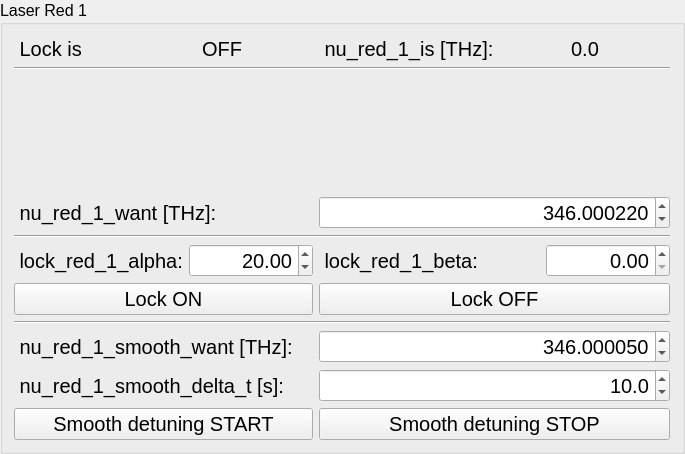
           <widget class="QGroupBox" name="groupBox_3">
            <property name="font">
             <font>
              <pointsize>12</pointsize>
             </font>
            </property>
            <property name="title">
             <string>Laser Red 1</string>
            </property>
            <layout class="QVBoxLayout" name="verticalLayout_4">
             <item>
              <layout class="QGridLayout" name="gridLayout_4">
               <item row="11" column="0" colspan="4">
                <widget class="QLabel" name="label_19">
                 <property name="font">
                  <font>
                   <pointsize>15</pointsize>
                  </font>
                 </property>
                 <property name="text">
                  <string> nu_red_1_smooth_want [THz]:</string>
                 </property>
                </widget>
               </item>
               <item row="0" column="4">
                <spacer name="horizontalSpacer_23">
                 <property name="orientation">
                  <enum>Qt::Horizontal</enum>
                 </property>
                 <property name="sizeHint" stdset="0">
                  <size>
                   <width>40</width>
                   <height>1</height>
                  </size>
                 </property>
                </spacer>
               </item>
               <item row="0" column="7">
                <spacer name="horizontalSpacer_20">
                 <property name="orientation">
                  <enum>Qt::Horizontal</enum>
                 </property>
                 <property name="sizeHint" stdset="0">
                  <size>
                   <width>40</width>
                   <height>1</height>
                  </size>
                 </property>
                </spacer>
               </item>
               <item row="0" column="5">
                <spacer name="horizontalSpacer_22">
                 <property name="orientation">
                  <enum>Qt::Horizontal</enum>
                 </property>
                 <property name="sizeHint" stdset="0">
                  <size>
                   <width>40</width>
                   <height>1</height>
                  </size>
                 </property>
                </spacer>
               </item>
               <item row="0" column="6">
                <spacer name="horizontalSpacer_21">
                 <property name="orientation">
                  <enum>Qt::Horizontal</enum>
                 </property>
                 <property name="sizeHint" stdset="0">
                  <size>
                   <width>40</width>
                   <height>1</height>
                  </size>
                 </property>
                </spacer>
               </item>
               <item row="7" column="0" colspan="8">
                <widget class="Line" name="line_10">
                 <property name="orientation">
                  <enum>Qt::Horizontal</enum>
                 </property>
                </widget>
               </item>
               <item row="1" column="0" colspan="2">
                <widget class="QLabel" name="label_13">
                 <property name="font">
                  <font>
                   <pointsize>15</pointsize>
                  </font>
                 </property>
                 <property name="text">
                  <string> Lock is </string>
                 </property>
                </widget>
               </item>
               <item row="5" column="8">
                <spacer name="verticalSpacer_11">
                 <property name="orientation">
                  <enum>Qt::Vertical</enum>
                 </property>
                 <property name="sizeHint" stdset="0">
                  <size>
                   <width>1</width>
                   <height>40</height>
                  </size>
                 </property>
                </spacer>
               </item>
               <item row="6" column="0" colspan="4">
                <widget class="QLabel" name="label_15">
                 <property name="font">
                  <font>
                   <pointsize>15</pointsize>
                  </font>
                 </property>
                 <property name="text">
                  <string> nu_red_1_want [THz]:</string>
                 </property>
                </widget>
               </item>
               <item row="0" column="0">
                <spacer name="horizontalSpacer_27">
                 <property name="orientation">
                  <enum>Qt::Horizontal</enum>
                 </property>
                 <property name="sizeHint" stdset="0">
                  <size>
                   <width>40</width>
                   <height>1</height>
                  </size>
                 </property>
                </spacer>
               </item>
               <item row="9" column="0" colspan="4">
                <widget class="QPushButton" name="pushButton_lock_laser_red_1_on">
                 <property name="font">
                  <font>
                   <pointsize>15</pointsize>
                  </font>
                 </property>
                 <property name="text">
                  <string>Lock ON</string>
                 </property>
                </widget>
               </item>
               <item row="8" column="0" colspan="3">
                <widget class="QLabel" name="label_18">
                 <property name="font">
                  <font>
                   <pointsize>15</pointsize>
                  </font>
                 </property>
                 <property name="text">
                  <string> lock_red_1_alpha:</string>
                 </property>
                </widget>
               </item>
               <item row="0" column="2">
                <spacer name="horizontalSpacer_25">
                 <property name="orientation">
                  <enum>Qt::Horizontal</enum>
                 </property>
                 <property name="sizeHint" stdset="0">
                  <size>
                   <width>40</width>
                   <height>1</height>
                  </size>
                 </property>
                </spacer>
               </item>
               <item row="0" column="1">
                <spacer name="horizontalSpacer_26">
                 <property name="orientation">
                  <enum>Qt::Horizontal</enum>
                 </property>
                 <property name="sizeHint" stdset="0">
                  <size>
                   <width>40</width>
                   <height>1</height>
                  </size>
                 </property>
                </spacer>
               </item>
               <item row="3" column="0" rowspan="3" colspan="8">
                <layout class="QVBoxLayout" name="verticalLayout_nu_laser_red_1"/>
               </item>
               <item row="4" column="8">
                <spacer name="verticalSpacer_10">
                 <property name="orientation">
                  <enum>Qt::Vertical</enum>
                 </property>
                 <property name="sizeHint" stdset="0">
                  <size>
                   <width>1</width>
                   <height>40</height>
                  </size>
                 </property>
                </spacer>
               </item>
               <item row="12" column="0" colspan="4">
                <widget class="QLabel" name="label_20">
                 <property name="font">
                  <font>
                   <pointsize>15</pointsize>
                  </font>
                 </property>
                 <property name="text">
                  <string> nu_red_1_smooth_delta_t [s]:</string>
                 </property>
                </widget>
               </item>
               <item row="3" column="8">
                <spacer name="verticalSpacer_9">
                 <property name="orientation">
                  <enum>Qt::Vertical</enum>
                 </property>
                 <property name="sizeHint" stdset="0">
                  <size>
                   <width>1</width>
                   <height>40</height>
                  </size>
                 </property>
                </spacer>
               </item>
               <item row="0" column="3">
                <spacer name="horizontalSpacer_24">
                 <property name="orientation">
                  <enum>Qt::Horizontal</enum>
                 </property>
                 <property name="sizeHint" stdset="0">
                  <size>
                   <width>40</width>
                   <height>1</height>
                  </size>
                 </property>
                </spacer>
               </item>
               <item row="11" column="4" colspan="4">
                <widget class="QDoubleSpinBox" name="doubleSpinBox_nu_red_1_smooth_want">
                 <property name="font">
                  <font>
                   <pointsize>15</pointsize>
                  </font>
                 </property>
                 <property name="alignment">
                  <set>Qt::AlignRight|Qt::AlignTrailing|Qt::AlignVCenter</set>
                 </property>
                 <property name="decimals">
                  <number>6</number>
                 </property>
                 <property name="minimum">
                  <double>345.500000000000000</double>
                 </property>
                 <property name="maximum">
                  <double>346.500000000000000</double>
                 </property>
                 <property name="singleStep">
                  <double>0.000001000000000</double>
                 </property>
                 <property name="value">
                  <double>346.000049999999987</double>
                 </property>
                </widget>
               </item>
               <item row="1" column="4" colspan="2">
                <widget class="QLabel" name="label_17">
                 <property name="font">
                  <font>
                   <pointsize>15</pointsize>
                  </font>
                 </property>
                 <property name="text">
                  <string> nu_red_1_is [THz]:</string>
                 </property>
                </widget>
               </item>
               <item row="1" column="6" colspan="2">
                <widget class="QLabel" name="label_nu_red_1_is">
                 <property name="font">
                  <font>
                   <pointsize>15</pointsize>
                  </font>
                 </property>
                 <property name="text">
                  <string>0.0</string>
                 </property>
                 <property name="alignment">
                  <set>Qt::AlignCenter</set>
                 </property>
                </widget>
               </item>
               <item row="2" column="0" colspan="8">
                <widget class="Line" name="line_9">
                 <property name="orientation">
                  <enum>Qt::Horizontal</enum>
                 </property>
                </widget>
               </item>
               <item row="1" column="2" colspan="2">
                <widget class="QLabel" name="label_lock_red_1_status">
                 <property name="font">
                  <font>
                   <pointsize>15</pointsize>
                  </font>
                 </property>
                 <property name="text">
                  <string>OFF</string>
                 </property>
                 <property name="alignment">
                  <set>Qt::AlignCenter</set>
                 </property>
                </widget>
               </item>
               <item row="13" column="0" colspan="4">
                <widget class="QPushButton" name="pushButton_smooth_change_laser_red_1_start">
                 <property name="font">
                  <font>
                   <pointsize>15</pointsize>
                  </font>
                 </property>
                 <property name="text">
                  <string>Smooth detuning START</string>
                 </property>
                </widget>
               </item>
               <item row="8" column="3">
                <widget class="QDoubleSpinBox" name="doubleSpinBox_lock_red_1_alpha">
                 <property name="font">
                  <font>
                   <pointsize>15</pointsize>
                  </font>
                 </property>
                 <property name="alignment">
                  <set>Qt::AlignRight|Qt::AlignTrailing|Qt::AlignVCenter</set>
                 </property>
                 <property name="maximum">
                  <double>999999.000000000000000</double>
                 </property>
                 <property name="singleStep">
                  <double>0.050000000000000</double>
                 </property>
                 <property name="value">
                  <double>20.000000000000000</double>
                 </property>
                </widget>
               </item>
               <item row="8" column="4" colspan="3">
                <widget class="QLabel" name="label_21">
                 <property name="font">
                  <font>
                   <pointsize>15</pointsize>
                  </font>
                 </property>
                 <property name="text">
                  <string> lock_red_1_beta:</string>
                 </property>
                </widget>
               </item>
               <item row="13" column="4" colspan="4">
                <widget class="QPushButton" name="pushButton_smooth_change_laser_red_1_stop">
                 <property name="font">
                  <font>
                   <pointsize>15</pointsize>
                  </font>
                 </property>
                 <property name="text">
                  <string>Smooth detuning STOP</string>
                 </property>
                </widget>
               </item>
               <item row="8" column="7">
                <widget class="QDoubleSpinBox" name="doubleSpinBox_lock_red_1_beta">
                 <property name="font">
                  <font>
                   <pointsize>15</pointsize>
                  </font>
                 </property>
                 <property name="alignment">
                  <set>Qt::AlignRight|Qt::AlignTrailing|Qt::AlignVCenter</set>
                 </property>
                 <property name="maximum">
                  <double>999999.000000000000000</double>
                 </property>
                 <property name="singleStep">
                  <double>0.010000000000000</double>
                 </property>
                 <property name="value">
                  <double>0.000000000000000</double>
                 </property>
                </widget>
               </item>
               <item row="12" column="4" colspan="4">
                <widget class="QDoubleSpinBox" name="doubleSpinBox_nu_red_1_smooth_delta_t">
                 <property name="font">
                  <font>
                   <pointsize>15</pointsize>
                  </font>
                 </property>
                 <property name="alignment">
                  <set>Qt::AlignRight|Qt::AlignTrailing|Qt::AlignVCenter</set>
                 </property>
                 <property name="decimals">
                  <number>1</number>
                 </property>
                 <property name="maximum">
                  <double>300.000000000000000</double>
                 </property>
                 <property name="singleStep">
                  <double>0.100000000000000</double>
                 </property>
                 <property name="value">
                  <double>10.000000000000000</double>
                 </property>
                </widget>
               </item>
               <item row="9" column="4" colspan="4">
                <widget class="QPushButton" name="pushButton_lock_laser_red_1_off">
                 <property name="font">
                  <font>
                   <pointsize>15</pointsize>
                  </font>
                 </property>
                 <property name="text">
                  <string>Lock OFF</string>
                 </property>
                </widget>
               </item>
               <item row="6" column="4" colspan="4">
                <widget class="QDoubleSpinBox" name="doubleSpinBox_nu_red_1_want">
                 <property name="font">
                  <font>
                   <pointsize>15</pointsize>
                  </font>
                 </property>
                 <property name="alignment">
                  <set>Qt::AlignRight|Qt::AlignTrailing|Qt::AlignVCenter</set>
                 </property>
                 <property name="decimals">
                  <number>6</number>
                 </property>
                 <property name="minimum">
                  <double>345.500000000000000</double>
                 </property>
                 <property name="maximum">
                  <double>346.500000000000000</double>
                 </property>
                 <property name="singleStep">
                  <double>0.000001000000000</double>
                 </property>
                 <property name="value">
                  <double>346.000220000000013</double>
                 </property>
                </widget>
               </item>
               <item row="10" column="0" colspan="8">
                <widget class="Line" name="line_11">
                 <property name="orientation">
                  <enum>Qt::Horizontal</enum>
                 </property>
                </widget>
               </item>
              </layout>
             </item>
            </layout>
           </widget>
